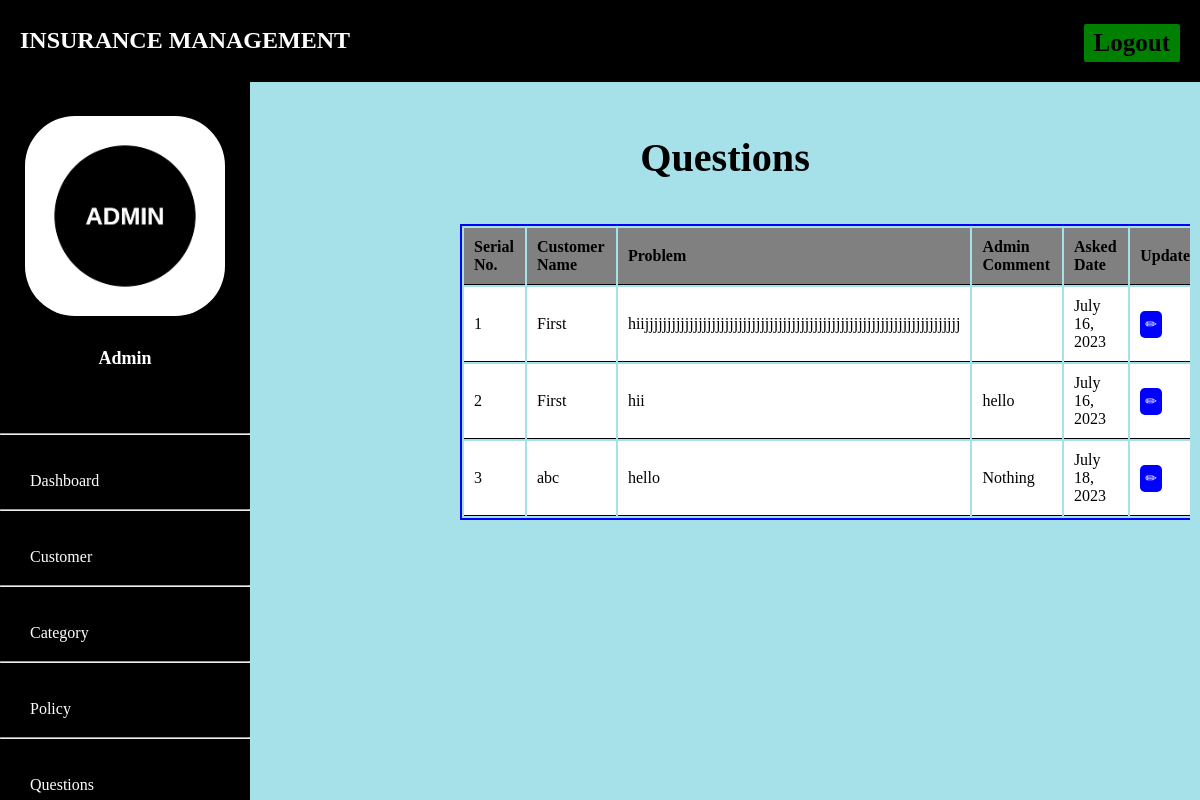
The page /admin-question on the database its author committed.
### admins/models.py (models this page shows, shortened)
class Question(models.Model):
    customer= models.ForeignKey(Customer, on_delete=models.CASCADE)
    description =models.CharField(max_length=500)
    admin_comment=models.CharField(max_length=200,default='Nothing')
    asked_date =models.DateField(auto_now=True)

### customer/models.py (models this page shows, shortened)
class Customer(models.Model):
    user=models.OneToOneField(User,on_delete=models.CASCADE)
    profile_pic= models.ImageField(upload_to='profile_pic',null=True,blank=True)
    address = models.CharField(max_length=40)
    mobile = models.CharField(max_length=20,null=False)
    def __str__(self):
        return self.user.first_name

### admins/views.py (the view)
# urls.py: path('admin-question', views.admin_question,name='admin-question'),
def admin_question(request):
    questions = models.Question.objects.all()
    return render(request,'admin_question.html',{'questions':questions})

### admins/templates/admin_question.html (shortened to what this page needs)
{% extends 'adminbase.html' %}
{% block content %}
  <div class="container">
    <div class="panel panel-primary">
      <div class="panel-heading">
        <h6 class="panel-title">Questions</h6>
      </div>
      <table>
        <thead>
          <tr>
            <th>Serial No.</th>
            <th>Customer Name</th>
            <th>Problem</th>
            <th>Admin Comment</th>
            <th>Asked Date</th>
            <th>Update</th>
          </tr>
        </thead>
        {% for t in questions %}
        <tr>
          <td>{{ forloop.counter }}</td>
          <td>{{ t.customer }}</td>
          <td>{{ t.description }}</td>
          <td>{{ t.admin_comment }}</td>
          <td>{{ t.asked_date }}</td>
          <td>
            <a class="btn btn-danger btn-xs" href="{% url 'update-question' t.id %}">
              <span class="glyphicon glyphicon-edit"></span>
            </a>
          </td>
        </tr>
        {% endfor %}
      </table>
    </div>
  </div>
  <br><br><br><br><br><br>
{% endblock content %}

### admins/templates/adminbase.html (style rules this page uses)
a:link { text-decoration:none; }
body { margin: 0; padding: 0; height: 100%; font-family:cursive; background:#b2b2b2; }

### admins/templates/admin_question.html (style rules this page uses)
body { font-family: cursive; background-color: #a6e0e9; }
a:link { text-decoration: none; }
.container { margin:-200px 10px; }
.panel { max-width: 100%; overflow: auto; }
.panel-heading { color: black; padding:-10px; text-align: center; font-size:60px; }
table { margin:10px 200px; margin-top:-50px; width:90%; max-width:80%; border:2px solid blue; }
th, td { padding: 10px; text-align: left; border-bottom: 1px solid black; background-color:#fff; }
th { background-color:grey; }
.btn { display: inline-block; padding:10px 10px; font-size:20px; background-color:blue; color: white; border: none; border-radius:5px; cursor: pointer; }
.btn-xs { padding:2px 5px; font-size:15px; line-height: 1.5; }
.glyphicon { font-family: 'Glyphicons Halflings'; font-size: 14px; font-weight: normal; line-height: 1; -webkit-font-smoothing: antialiased; -moz-osx-font-smoothing: grayscale; }
.glyphicon-edit:before { content:"\270f"; }

### rows shown on the page
Question: customer "First", description "hiijjjjjjjjjjjjjjjjjjjjjjjjjjjjjjjjjjjjjjjjjjjjjjjjjjjjjjjjjjjjjjjjjjjjjjj", asked_date "July 16, 2023"
Question: customer "First", description "hii", admin_comment "hello", asked_date "July 16, 2023"
Question: customer "abc", description "hello", admin_comment "Nothing", asked_date "July 18, 2023"
